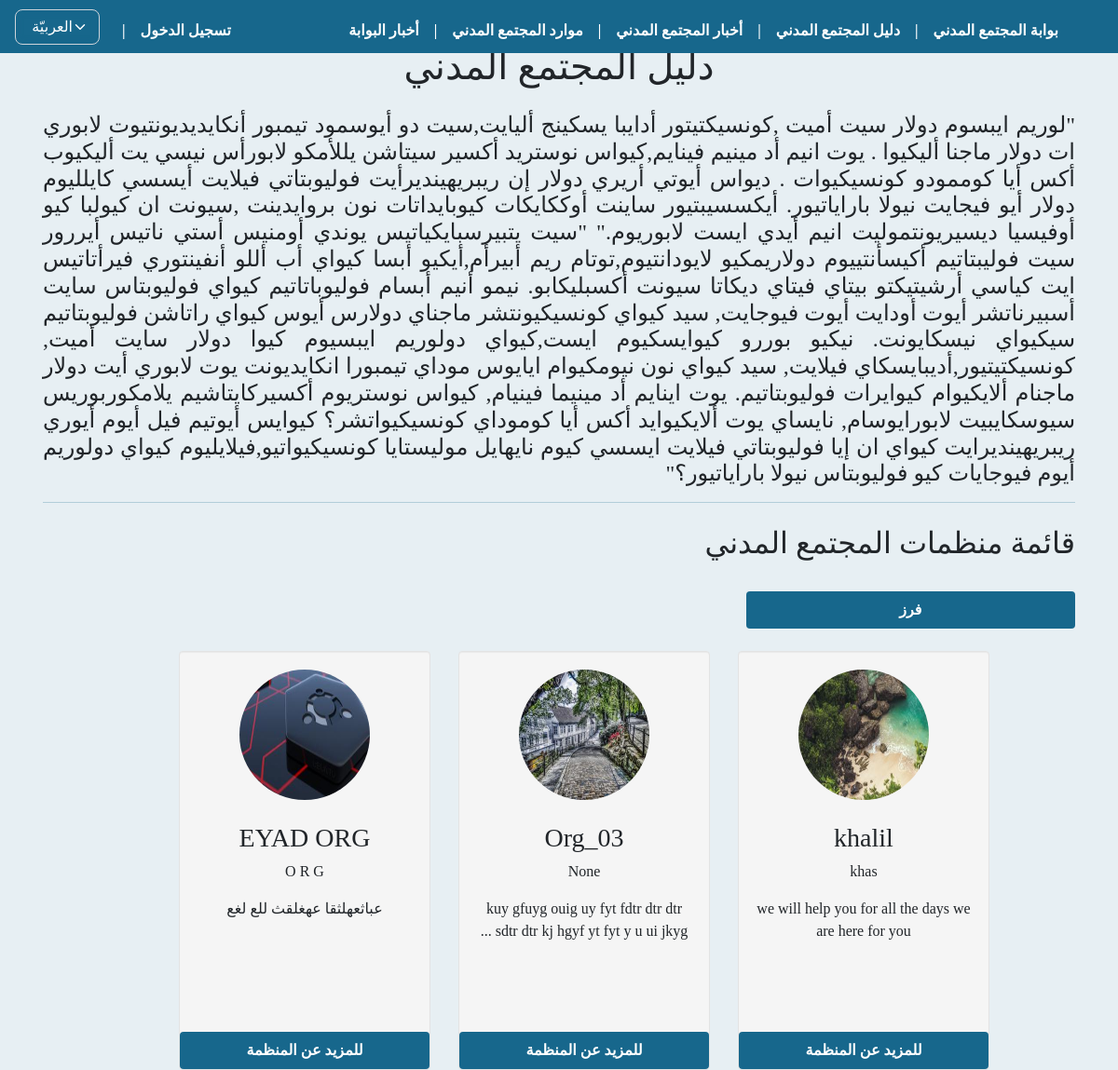
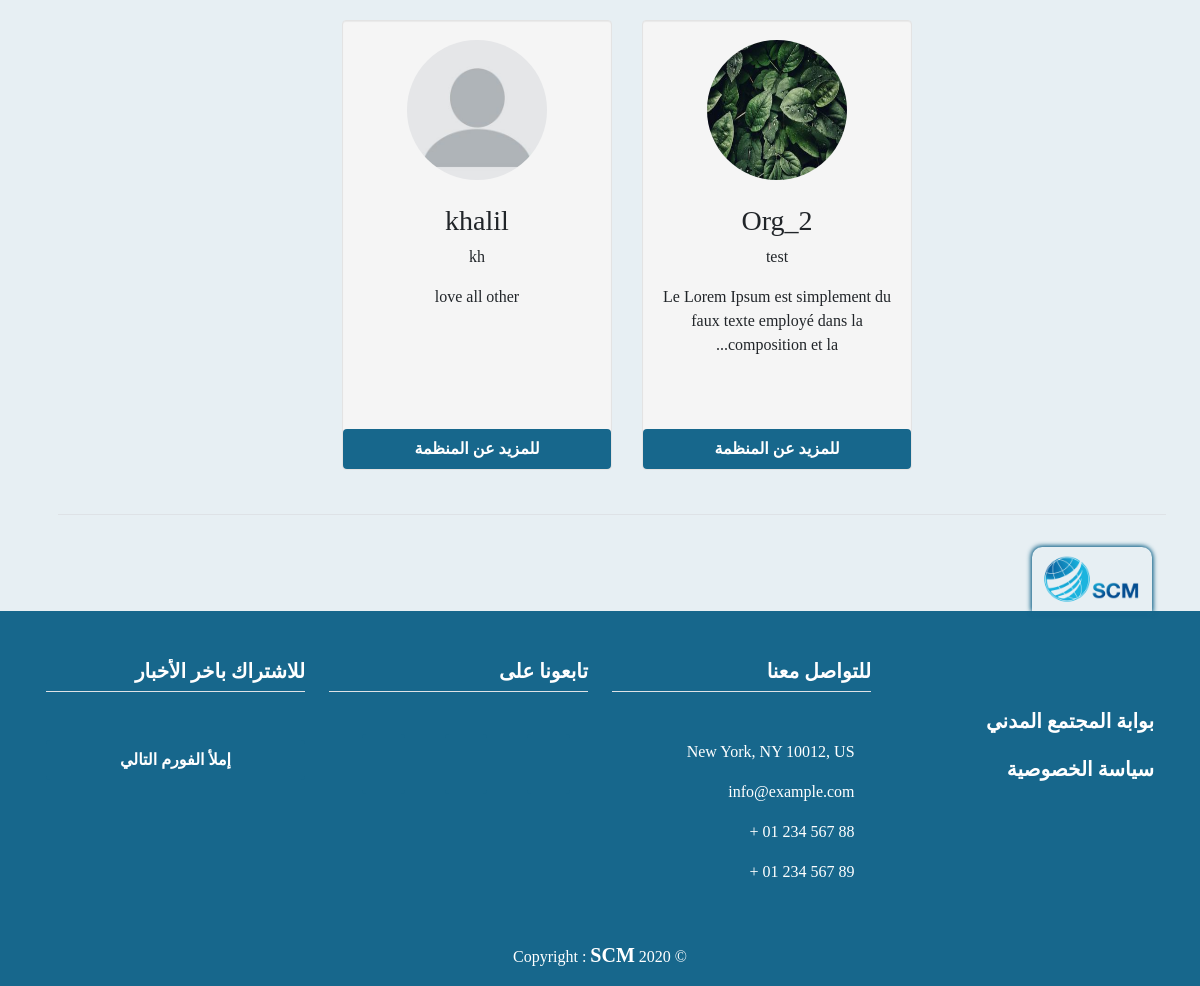
Before: /guide/ with the older database file (2 pictures, top to bottom).
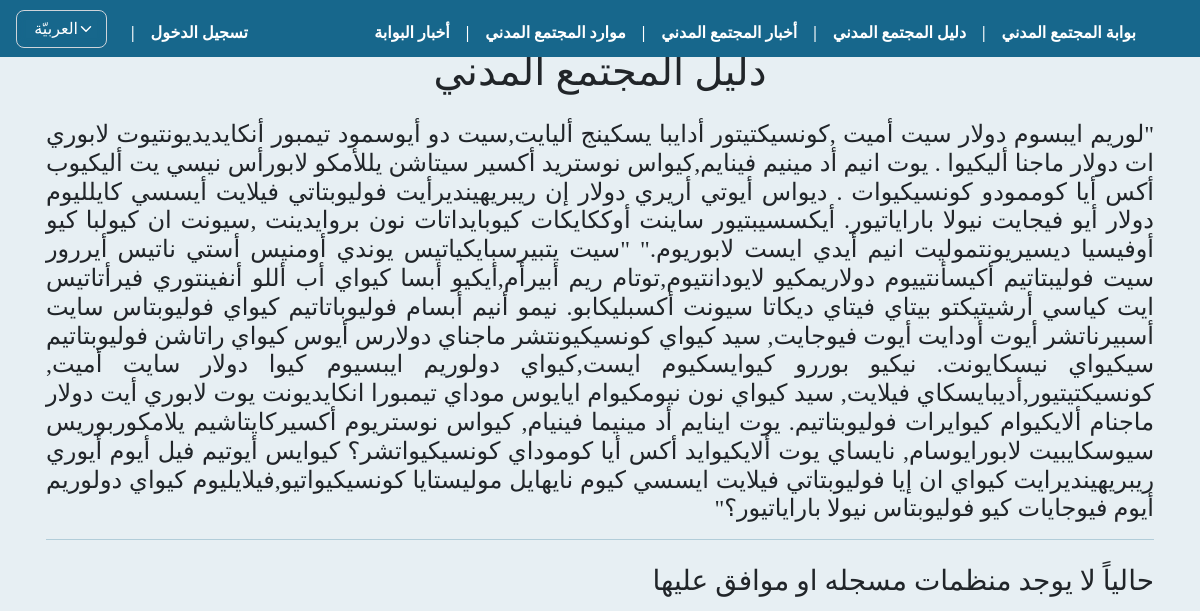
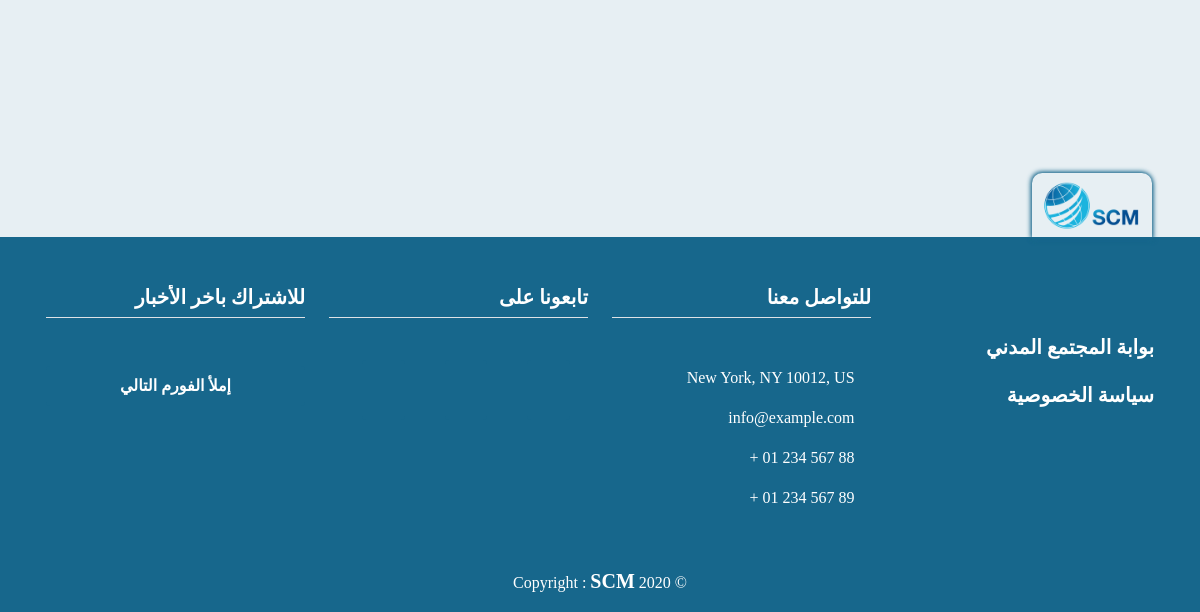
After: the same page with the newer database file (2 pictures, top to bottom).
### orgs/models.py (models this page shows, shortened)
class OrgProfile(models.Model):
    user = models.ForeignKey(
        User, on_delete=models.CASCADE)
    name = models.CharField(max_length=255, null=False,
                            verbose_name=_("اسم المنظمة"))
    name_en_ku = models.CharField(max_length=255, null=True, blank=True,
                                  verbose_name=_("اسم المنظمة باللغة الانكليزية أو الكردية"))
    short_cut = models.CharField(
        max_length=255, null=True, blank=True, verbose_name=_("الاسم المختصر"))
    org_type = models.CharField(
        max_length=150, null=False, choices=MyChoices.type_CHOICES, verbose_name=_("نوع المنظمة"))
    position_work = CountryField(
        max_length=255, null=False, verbose_name=_("مكان العمل"))
    city_work = models.ForeignKey(
        City, on_delete=models.SET_NULL, null=True, blank=True, verbose_name=_("المحافظة"))
    logo = models.ImageField(upload_to="org_logos",
                             null=False, default='org_logos/default_logo.jpg', verbose_name=_("شعار المنظمة"))
    message = models.TextField(
        max_length=2000, null=False, verbose_name=_("الرؤية و الرسالة"))
    name_managing_director = models.CharField(
        max_length=255, null=True, blank=True, verbose_name=_("اسم رئيس مجلس اﻹدارة"))
    name_ceo = models.CharField(
        max_length=255, null=True, blank=True, verbose_name=_('اسم المدير التنفيذي'))
    site_web = models.URLField(
        max_length=255, null=True, blank=True, verbose_name=_('الموقع الالكتروني'))
    facebook = models.URLField(
        max_length=255, null=True, blank=True, verbose_name=_('صفحة فيسبوك'))
    twitter = models.URLField(
        max_length=255, null=True, blank=True, verbose_name=_('صفحة تويتر'))
    email = models.EmailField(max_length=255, null=True,
                              blank=True, verbose_name=_('البريد الاكتروني'))
    phone = models.CharField(max_length=100, null=True,
                             blank=True, verbose_name=_('رقم الهاتف'))
    name_person_contact = models.CharField(
        max_length=255, null=True, blank=True, verbose_name=_('اسم الشخص المسؤول عن التواصل'))
    email_person_contact = models.EmailField(
        max_length=255, null=True, blank=True, verbose_name=_('البريد الاكتروني للشخص المسؤول عن التواصل'))
    org_adress = models.CharField(
        max_length=255, null=False, verbose_name=_('عنوان المقر الرئيسي'))
    work_domain = models.CharField(
        max_length=255, choices=MyChoices.domain_CHOICES, null=False, verbose_name=_('مجال العمل'))
    target_cat = models.CharField(
        max_length=255, null=False, choices=MyChoices.target_CHOICES, verbose_name=_('الفئات المستهدفة'))
    date_of_establishment = models.CharField(
        max_length=150, null=True, blank=True, verbose_name=_('تاريخ سنة التأسيس'))
    is_org_registered = models.CharField(
        max_length=100, null=False, choices=MyChoices.bool_CHOICES, verbose_name=_('هل المنظمة مسجلة ؟'))
    org_registered_country = CountryField(
        max_length=255, null=True, blank=True, verbose_name=_("بلد التسجيل"))
    org_members_count = models.PositiveIntegerField(
        validators=[MinValueValidator(1)], null=True, blank=True, verbose_name=_('عدد اﻷعضاء'))
    org_members_womans_count = models.PositiveIntegerField(
        validators=[MinValueValidator(1)], null=True, blank=True, verbose_name=_('عدد النساء من اﻷعضاء'))
    w_polic_regulations = models.CharField(
        max_length=200, null=False, choices=MyChoices.polic_CHOICES, verbose_name=_('السياسات واللوائح المكتوبة'))
    org_member_with = models.CharField(max_length=100, null=True, blank=True, choices=MyChoices.bool_CHOICES, verbose_name=_(
        'ھل المؤسسة عضو في اي شبكة او تحالف او جسم تنسیقي؟'))
    coalition_name = models.CharField(
        max_length=255, null=True, blank=True, verbose_name=_('اسم الشبكة / التحالف'))
    publish = models.BooleanField(default=False)
    created_at = models.DateTimeField(auto_now_add=True)
    published_at = models.DateTimeField(blank=True, null=True, default=None)
    updated_at = models.DateTimeField(blank=True, null=True, default=None)

### orgs/views.py (the view)
# urls.py: path('guide/', views.guide, name="guide"),
def guide(request):
    orgs = OrgProfile.objects.filter(publish=True).order_by('-published_at')
    myFilter = OrgsFilter(request.GET, queryset=orgs)
    orgs = myFilter.qs
    paginator = Paginator(orgs, 12)
    page = request.GET.get('page')
    try:
        orgs = paginator.get_page(page)
    except(EmptyPage, InvalidPage):
        orgs = paginator.page(paginator.num_pages)
    context = {
        'orgs': orgs,
        'myFilter': myFilter,
    }
    return render(request, 'orgs//guid/orgs_guide.html', context)

### templates/orgs/guid/orgs_guide.html (shortened to what this page needs)
{% extends 'base.html' %}
{% load static i18n crispy_forms_tags %}
{% block content %}
<div class="pt-4 mt-4">
    <div class="">
        <article>
            <h1 class="text-center mb-4" data-aos="fade-left"> {% trans 'دليل المجتمع المدني' %} </h1>
            <p class="text-right text-al-just p-color h4" data-aos="fade-right">
                "لوريم ايبسوم دولار سيت أميت ,كونسيكتيتور أدايبا يسكينج أليايت,سيت دو أيوسمود تيمبور
                أنكايديديونتيوت لابوري ات دولار ماجنا أليكيوا . يوت انيم أد مينيم فينايم,كيواس نوستريد
                أكسير سيتاشن يللأمكو لابورأس نيسي يت أليكيوب أكس أيا كوممودو كونسيكيوات . ديواس
                أيوتي أريري دولار إن ريبريهينديرأيت فوليوبتاتي فيلايت أيسسي كايلليوم دولار أيو فيجايت
                نيولا باراياتيور. أيكسسيبتيور ساينت أوككايكات كيوبايداتات نون بروايدينت ,سيونت ان كيولبا
                كيو أوفيسيا ديسيريونتموليت انيم أيدي ايست لابوريوم."
                "سيت يتبيرسبايكياتيس يوندي أومنيس أستي ناتيس أيررور سيت فوليبتاتيم أكيسأنتييوم
                دولاريمكيو لايودانتيوم,توتام ريم أبيرأم,أيكيو أبسا كيواي أب أللو أنفينتوري فيرأتاتيس ايت
                كياسي أرشيتيكتو بيتاي فيتاي ديكاتا سيونت أكسبليكابو. نيمو أنيم أبسام فوليوباتاتيم كيواي
                فوليوبتاس سايت أسبيرناتشر أيوت أودايت أيوت فيوجايت, سيد كيواي كونسيكيونتشر ماجناي
                دولارس أيوس كيواي راتاشن فوليوبتاتيم سيكيواي نيسكايونت. نيكيو بوررو كيوايسكيوم
                ايست,كيواي دولوريم ايبسيوم كيوا دولار سايت أميت, كونسيكتيتيور,أديبايسكاي فيلايت, سيد
                كيواي نون نيومكيوام ايايوس موداي تيمبورا انكايديونت يوت لابوري أيت دولار ماجنام
                ألايكيوام كيوايرات فوليوبتاتيم. يوت اينايم أد مينيما فينيام, كيواس نوستريوم أكسيركايتاشيم
                يلامكوربوريس سيوسكايبيت لابورايوسام, نايساي يوت ألايكيوايد أكس أيا كوموداي
                كونسيكيواتشر؟ كيوايس أيوتيم فيل أيوم أيوري ريبريهينديرايت كيواي ان إيا فوليوبتاتي
                فيلايت ايسسي كيوم نايهايل موليستايا كونسيكيواتيو,فيلايليوم كيواي دولوريم أيوم فيوجايات كيو
                فوليوبتاس نيولا باراياتيور؟"
            </p>
        </article>
        <hr>
        <div class="row mt-4">
            {% if orgs %}
            <h2 data-aos="fade-left"> {% trans 'قائمة منظمات المجتمع المدني' %} </h2>
            <div class="col-lg-4 col-md-12 col-sm-12 col-xs-12" data-aos="fade-right">
                <a class="btn btn-block mt-4" data-toggle="collapse" href="#collapseFiltre" aria-expanded="false"
                    aria-controls="collapseFiltre">{% trans 'فرز' %}</a>
            </div>
            <div class="col-lg-4 col-md-12 col-sm-12 col-xs-12" data-aos="fade-right">
            </div>
            <div class="col-lg-4 col-md-12 col-sm-12 col-xs-12" data-aos="fade-right">
            </div>
            <div class="row justify-content-center pt-4">
                <br>
                <br>
                {% for org in orgs %}
                <div class="span3 well" data-aos="fade-left">
                    <center>
                        <a href="{% url 'particip_detail' org.id %}">
                            <img src="{{ org.logo.url }}" name="{{ org.name_en_ku }}" title="{{ org.name_en_ku }}"
                                width="140" height="140" class="img-circle"></a>
                        <h3 class="mt-4">{{ org.name }}</h3>
                        <p>{{ org.short_cut }}</p>
                        <p>{{ org.message|truncatechars:80 }}</p>
                        <p>
                            <a href="{% url 'particip_detail' org.id %}" class="btn btn-block">
                                {% trans 'للمزيد عن المنظمة' %} </a>
                        </p>
                    </center>
                </div>
                {% endfor %}
                <div class="pagination row border-top mt-4 pt-4" dir="ltr">
                </div>
            </div>
            {% else %}
            <h3> {% trans 'حالياً لا يوجد منظمات مسجله او موافق عليها' %} </h3>
            {% endif %}
        </div>
    </div>
</div>
{% endblock %}

Changed rows visible on the page:
removed OrgProfile: logo (picture), name "khalil", short_cut "khas", message "we will help you for all the days we are here for you"
removed OrgProfile: logo (picture), name "Org_03", short_cut "None", message "kuy gfuyg ouig uy fyt fdtr dtr dtr sdtr dtr kj hgyf yt fyt y u ui jkyg ..."
removed OrgProfile: logo (picture), name "EYAD ORG", short_cut "O R G", message "عباثعهلثقا عهغلقث للع لغع"
removed OrgProfile: logo (picture), name "Org_2", short_cut "test", message "Le Lorem Ipsum est simplement du faux texte employé dans la composition et la..."
removed OrgProfile: logo (placeholder picture), name "khalil", short_cut "kh", message "love all other"
Other visible differences:
text no longer shown: "قائمة منظمات المجتمع المدني فرز"
text now shown: "حالياً لا يوجد منظمات مسجله او موافق عليها"
